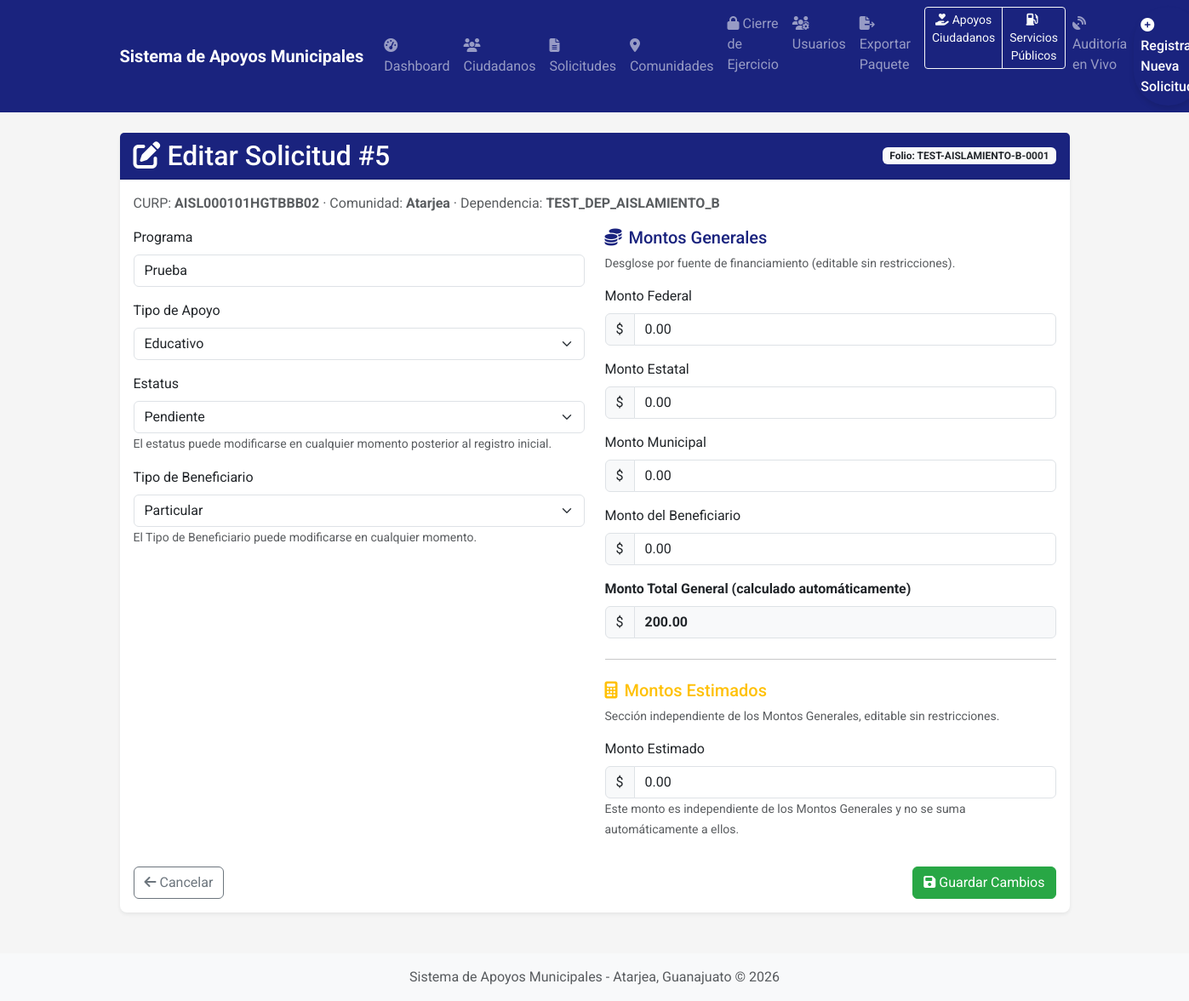
The page /solicitud/5/editar (signed in) on the database its author committed.
### app/models.py (models this page shows, shortened)
class Solicitud(db.Model):
    __tablename__ = 'solicitudes'
    id = db.Column(db.Integer, primary_key=True)
    folio = db.Column(db.String(20), unique=True, nullable=True)  # Folio único generado automáticamente
    CURP = db.Column(db.String(18), db.ForeignKey('ciudadanos.CURP'), nullable=False)
    Comunidad = db.Column(db.String(100), nullable=False)
    Programa = db.Column(db.String(100), nullable=False)
    Tipo_Apoyo = db.Column(db.String(100), nullable=False, default=TipoApoyoEnum.ALIMENTARIO.value)
    Monto = db.Column(db.Numeric(10, 2), nullable=True)  # Monto total (calculado automáticamente a partir del desglose por fuente)
    Monto_Federal = db.Column(db.Numeric(10, 2), nullable=True, default=0)
    Monto_Estatal = db.Column(db.Numeric(10, 2), nullable=True, default=0)
    Monto_Municipal = db.Column(db.Numeric(10, 2), nullable=True, default=0)
    Monto_Beneficiario = db.Column(db.Numeric(10, 2), nullable=True, default=0)
    Monto_Estimado = db.Column(db.Numeric(10, 2), nullable=True, default=0)
    Tipo_Beneficiario = db.Column(db.String(20), nullable=True, default=TipoBeneficiarioEnum.PARTICULAR.value)
    Dependencia = db.Column(db.String(100), nullable=True)  # Campo legacy
    dependencia_id = db.Column(db.Integer, db.ForeignKey('dependencias.id'), nullable=True)
    usuario_id = db.Column(db.Integer, db.ForeignKey('usuarios.id'), nullable=True)
    Fecha_Solicitud = db.Column(db.DateTime, default=datetime.utcnow)
    Estatus = db.Column(db.String(20), default=EstatusEnum.PENDIENTE.value)
    usuario_autorizador = db.Column(db.Integer, db.ForeignKey('usuarios.id'), nullable=True)
    puesto_autorizador = db.Column(db.String(100), nullable=True)
    usuario = db.relationship('Usuario', foreign_keys=[usuario_id], backref='solicitudes_creadas')
    autorizador = db.relationship('Usuario', foreign_keys=[usuario_autorizador], backref='solicitudes_autorizadas')
    adjuntos = db.relationship('AdjuntoSolicitud', backref='solicitud_relacion', lazy=True, cascade="all, delete-orphan")

### app/routes.py (the view, shortened to what this page needs)
@main.route('/solicitud/<int:solicitud_id>/editar', methods=['GET', 'POST'])
@login_required
def editar_solicitud(solicitud_id):
    try:
        solicitud = Solicitud.query.get_or_404(solicitud_id)
        if not current_user.tiene_vision_total() and solicitud.dependencia_id != current_user.dependencia_id:
            flash('No tiene permisos para editar esta solicitud.', 'danger')
            return redirect(url_for('main.dashboard'))
        return render_template('editar_solicitud.html', solicitud=solicitud)
    except Exception as e:
        db.session.rollback()
        current_app.logger.error(f"Error al editar solicitud #{solicitud_id}: {str(e)}", exc_info=True)
        flash('No se pudo actualizar la solicitud en este momento. Intente nuevamente.', 'danger')
        return redirect(url_for('main.dashboard'))

### app/models.py (called while the page is built)
    def es_admin(self):
        return (self.rol or '').lower() == RolUsuario.ADMIN.value.lower()

    def es_servicios_publicos(self):
        return (self.rol or '').lower() == RolUsuario.SERVICIOS_PUBLICOS.value.lower()

    def puede_cerrar_ejercicio(self):
        return self.es_admin() or self.es_presidente()

    def tiene_vision_total(self):
        return self.es_admin() or self.es_presidente()

### templates/editar_solicitud.html (shortened to what this page needs)
{% extends "layout.html" %}
{% block content %}
<div class="container mt-4">
    <div class="card mb-4 shadow-sm">
        <div class="card-header bg-primary text-white d-flex justify-content-between align-items-center">
            <h2 class="mb-0"><i class="fas fa-edit me-2"></i>Editar Solicitud #{{ solicitud.id }}</h2>
            <span class="badge bg-light text-dark">Folio: {{ solicitud.folio or 'N/A' }}</span>
        </div>
        <div class="card-body">
            <p class="text-muted">
                CURP: <strong>{{ solicitud.CURP }}</strong> &middot;
                Comunidad: <strong>{{ solicitud.Comunidad }}</strong> &middot;
                Dependencia: <strong>{{ solicitud.Dependencia or 'N/A' }}</strong>
            </p>
            <form method="POST" action="{{ url_for('main.editar_solicitud', solicitud_id=solicitud.id) }}">
                <div class="row">
                    <div class="col-md-6">
                        <div class="form-group mb-3">
                            <label class="form-label">Programa</label>
                            <input type="text" class="form-control" name="programa" value="{{ solicitud.Programa or '' }}">
                        </div>
                        <div class="form-group mb-3">
                            <label class="form-label">Tipo de Apoyo</label>
                            <select class="form-select" name="tipo_apoyo">
                                {% for opcion in ['Alimentario', 'Educativo', 'A la Salud', 'A la Vivienda', 'Apoyo a la Movilidad', 'Fortalecimiento Comunitario y Cohesión Social'] %}
                                <option value="{{ opcion }}" {% if solicitud.Tipo_Apoyo == opcion %}selected{% endif %}>{{ opcion }}</option>
                                {% endfor %}
                            </select>
                        </div>
                        <div class="form-group mb-3">
                            <label class="form-label">Estatus</label>
                            <select class="form-select" name="estatus" id="estatus_select">
                                {% for opcion in ['Pendiente', 'Aprobado', 'Rechazado', 'Otorgado'] %}
                                <option value="{{ opcion }}" {% if solicitud.Estatus == opcion %}selected{% endif %}>{{ opcion }}</option>
                                {% endfor %}
                            </select>
                            <small class="form-text text-muted">El estatus puede modificarse en cualquier momento posterior al registro inicial.</small>
                        </div>
                        <div class="form-group mb-3">
                            <label class="form-label">Tipo de Beneficiario</label>
                            <select class="form-select" name="tipo_beneficiario">
                                {% for opcion in ['Particular', 'Grupo', 'Comunidad'] %}
                                <option value="{{ opcion }}" {% if solicitud.Tipo_Beneficiario == opcion %}selected{% endif %}>{{ opcion }}</option>
                                {% endfor %}
                            </select>
                            <small class="form-text text-muted">El Tipo de Beneficiario puede modificarse en cualquier momento.</small>
                        </div>
                    </div>
                    <div class="col-md-6">
                        <h5 class="text-primary"><i class="fas fa-coins me-2"></i>Montos Generales</h5>
                        <p class="text-muted small">Desglose por fuente de financiamiento (editable sin restricciones).</p>
                        <div class="form-group mb-3">
                            <label class="form-label">Monto Federal</label>
                            <div class="input-group">
                                <span class="input-group-text">$</span>
                                <input type="number" class="form-control monto-desglose" name="monto_federal" step="0.01" min="0" value="{{ '%.2f'|format(solicitud.Monto_Federal or 0) }}">
                            </div>
                        </div>
                        <div class="form-group mb-3">
                            <label class="form-label">Monto Estatal</label>
                            <div class="input-group">
                                <span class="input-group-text">$</span>
                                <input type="number" class="form-control monto-desglose" name="monto_estatal" step="0.01" min="0" value="{{ '%.2f'|format(solicitud.Monto_Estatal or 0) }}">
                            </div>
                        </div>
                        <div class="form-group mb-3">
                            <label class="form-label">Monto Municipal</label>
                            <div class="input-group">
                                <span class="input-group-text">$</span>
                                <input type="number" class="form-control monto-desglose" name="monto_municipal" step="0.01" min="0" value="{{ '%.2f'|format(solicitud.Monto_Municipal or 0) }}">
                            </div>
                        </div>
                        <div class="form-group mb-3">
                            <label class="form-label">Monto del Beneficiario</label>
                            <div class="input-group">
                                <span class="input-group-text">$</span>
                                <input type="number" class="form-control monto-desglose" name="monto_beneficiario" step="0.01" min="0" value="{{ '%.2f'|format(solicitud.Monto_Beneficiario or 0) }}">
                            </div>
                        </div>
                        <div class="form-group mb-3">
                            <label class="form-label fw-bold">Monto Total General (calculado automáticamente)</label>
                            <div class="input-group">
                                <span class="input-group-text">$</span>
                                <input type="text" class="form-control bg-light fw-bold" id="monto_total_calculado" readonly value="{{ '%.2f'|format(solicitud.Monto or 0) }}">
                            </div>
                        </div>
                        <hr class="my-4">
                        <h5 class="text-warning"><i class="fas fa-calculator me-2"></i>Montos Estimados</h5>
                        <p class="text-muted small">Sección independiente de los Montos Generales, editable sin restricciones.</p>
                        <div class="form-group mb-3">
                            <label class="form-label">Monto Estimado</label>
                            <div class="input-group">
                                <span class="input-group-text">$</span>
                                <input type="number" class="form-control" name="monto_estimado" step="0.01" min="0" value="{{ '%.2f'|format(solicitud.Monto_Estimado or 0) }}">
                            </div>
                            <small class="form-text text-muted">Este monto es independiente de los Montos Generales y no se suma automáticamente a ellos.</small>
                        </div>
                    </div>
                </div>
                <div class="d-flex justify-content-between mt-3">
                    <a href="{{ url_for('main.expediente', solicitud_id=solicitud.id) }}" class="btn btn-outline-secondary">
                        <i class="fas fa-arrow-left me-1"></i>Cancelar
                    </a>
                    <button type="submit" class="btn btn-success">
                        <i class="fas fa-save me-1"></i>Guardar Cambios
                    </button>
                </div>
            </form>
        </div>
    </div>
</div>
{% endblock %}

### templates/layout.html (style rules this page uses)
body { background-color: #f5f5f5; font-family: 'Roboto', sans-serif; }
.card { border-radius: 8px; box-shadow: 0 4px 6px rgba(0, 0, 0, 0.1); margin-bottom: 1.5rem; border: none; }
.card-header { border-radius: 8px 8px 0 0; font-weight: 500; }
.text-primary { color: #1a237e !important; }
.bg-primary { background-color: #1a237e !important; }
.btn-success { background-color: #28a745; border-color: #28a745; }

### rows shown on the page
Solicitud: id "5", folio "TEST-AISLAMIENTO-B-0001", CURP "AISL000101HGTBBB02", Comunidad "Atarjea", Dependencia "TEST_DEP_AISLAMIENTO_B", programa "Prueba", tipo_apoyo "Educativo", estatus "Pendiente", tipo_beneficiario "Particular", monto_federal "0.00", monto_estatal "0.00", monto_municipal "0.00", monto_beneficiario "0.00", Monto "200.00", monto_estimado "0.00"
